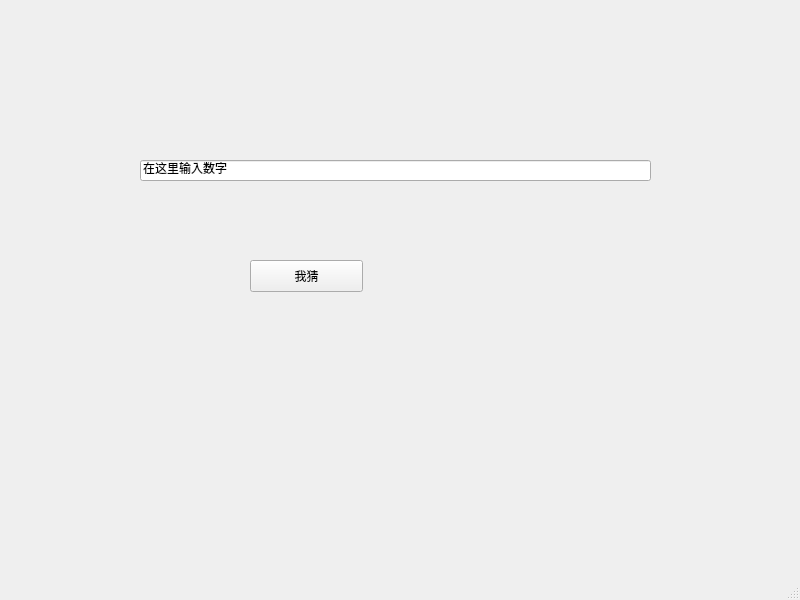
<?xml version="1.0" encoding="UTF-8"?>
<ui version="4.0">
 <class>MainWindow</class>
 <widget class="QMainWindow" name="MainWindow">
  <property name="geometry">
   <rect>
    <x>0</x>
    <y>0</y>
    <width>800</width>
    <height>600</height>
   </rect>
  </property>
  <property name="windowTitle">
   <string>MainWindow</string>
  </property>
  <widget class="QWidget" name="centralwidget">
   <widget class="QPushButton" name="pushButton">
    <property name="geometry">
     <rect>
      <x>250</x>
      <y>260</y>
      <width>113</width>
      <height>32</height>
     </rect>
    </property>
    <property name="toolTip">
     <string>&lt;b&gt;i am a tip&lt;/b&gt;</string>
    </property>
    <property name="text">
     <string>我猜</string>
    </property>
   </widget>
   <widget class="QLineEdit" name="lineEdit">
    <property name="geometry">
     <rect>
      <x>140</x>
      <y>160</y>
      <width>511</width>
      <height>21</height>
     </rect>
    </property>
    <property name="text">
     <string>在这里输入数字</string>
    </property>
   </widget>
  </widget>
  <widget class="QMenuBar" name="menubar">
   <property name="geometry">
    <rect>
     <x>0</x>
     <y>0</y>
     <width>800</width>
     <height>22</height>
    </rect>
   </property>
  </widget>
  <widget class="QStatusBar" name="statusbar"/>
 </widget>
 <resources/>
 <connections/>
</ui>
